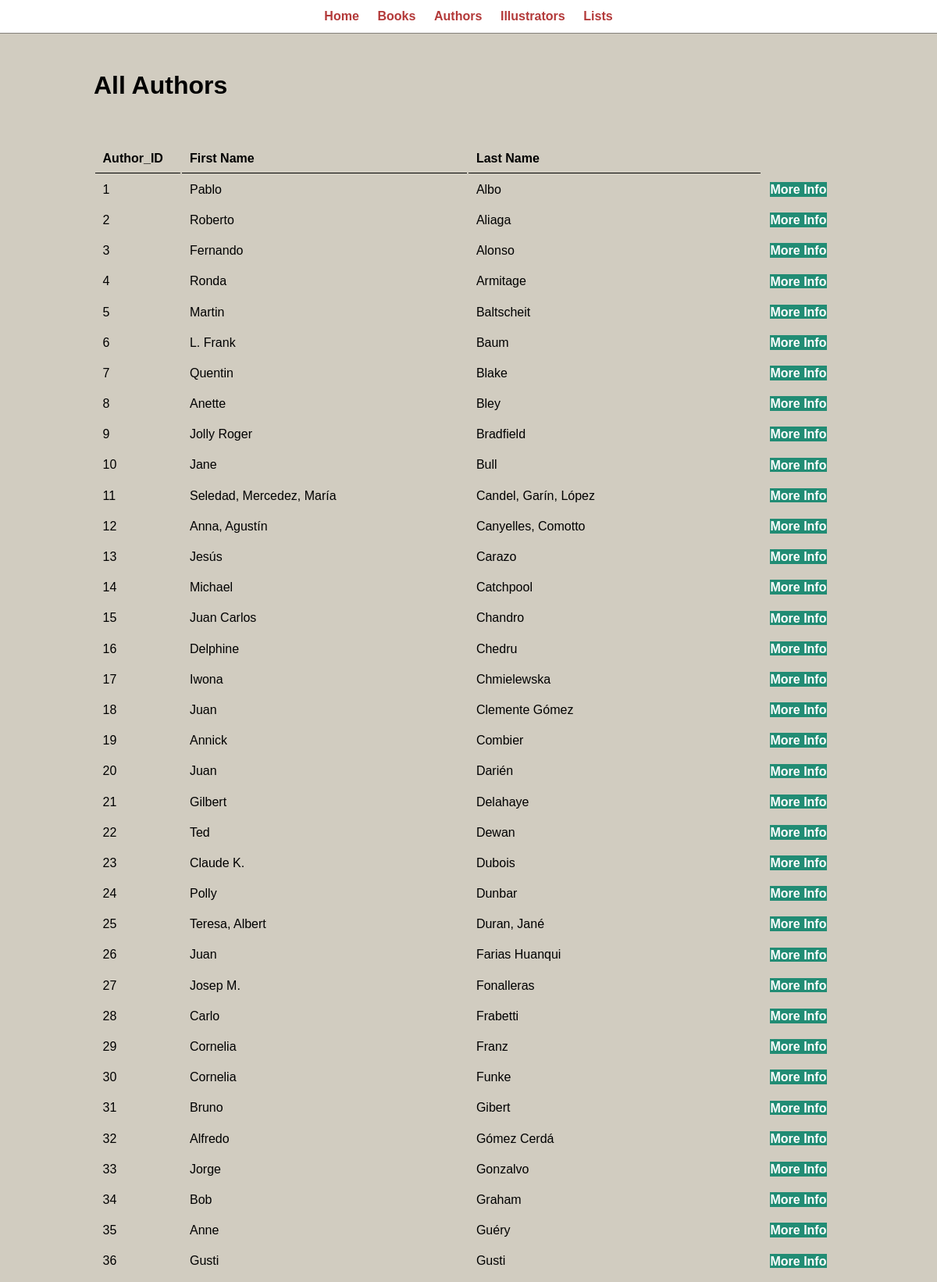
Page /MadridLibrariesProject/main/authors.php (upper part) on the committed database.
### tables this page shows
CREATE TABLE `authors` (
  `author_id` int NOT NULL AUTO_INCREMENT,
  `first_name` varchar(64) DEFAULT NULL,
  `last_name` varchar(64) DEFAULT NULL,
  PRIMARY KEY (`author_id`)
);

### MadridLibrariesProject/main/authors.php (the view)
<?php include('./partials/menu.php');?>
<div class="main-content">
    <div class="wrapper">
        <h1>All Authors</h1>
        <br /><br /><br />
        <table class="tbl-full">
            <tr>
                <th>Author_ID</th>
                <th>First Name</th>
                <th>Last Name</th>
            </tr>
            <?php
            $sql= "SELECT * FROM authors";
            $res = mysqli_query($conn, $sql);
            $count = mysqli_num_rows($res);
            if($count>0){
                while ($row = mysqli_fetch_assoc($res)) {
                    $author_id = ucwords($row['author_id']);
                    $first_name = ucwords($row['first_name']);
                    $last_name = ucwords($row['last_name']);
                ?>
            <tr>
                <td><?php echo $author_id?></td>
                <td><?php echo $first_name?></td>
                <td><?php echo $last_name?></td>
                <td><a href="#" class="btn-secondary">More Info</a>
            </tr>
            <?php
        }
        } ?>
        </table>
    </div>
</div>
<?php include('./partials/footer.php'); ?>

### MadridLibrariesProject/css/main.css (style rules this page uses)
* { margin: 0; padding: 0; font-family: Arial, Helvetica, sans-serif; }
.wrapper { padding: 1%; width: 80%; margin: 0 auto; }
.tbl-full { width: 100%; }
table tr th { border-bottom: 1px solid black; padding: 1%; text-align: left; }
table tr td { padding: 1%; }
.btn-secondary { background-color: #218c74; padding: 1%; color: white; text-decoration: none; font-weight: bold; }
.main-content { background-color: #d1ccc0; padding: 3% 0; }

### rows in the picture
authors: author_id "1", first_name "Pablo", last_name "Albo"
authors: author_id "2", first_name "Roberto", last_name "Aliaga"
authors: author_id "3", first_name "Fernando", last_name "Alonso"
authors: author_id "4", first_name "Ronda", last_name "Armitage"
authors: author_id "5", first_name "Martin", last_name "Baltscheit"
authors: author_id "6", first_name "L. Frank", last_name "Baum"
authors: author_id "7", first_name "Quentin", last_name "Blake"
authors: author_id "8", first_name "Anette", last_name "Bley"
authors: author_id "9", first_name "Jolly Roger", last_name "Bradfield"
authors: author_id "10", first_name "Jane", last_name "Bull"
authors: author_id "11", first_name "Seledad, Mercedez, María", last_name "Candel, Garín, López"
authors: author_id "12", first_name "Anna, Agustín", last_name "Canyelles, Comotto"
authors: author_id "13", first_name "Jesús", last_name "Carazo"
authors: author_id "14", first_name "Michael", last_name "Catchpool"
authors: author_id "15", first_name "Juan Carlos", last_name "Chandro"
authors: author_id "16", first_name "Delphine", last_name "Chedru"
authors: author_id "17", first_name "Iwona", last_name "Chmielewska"
authors: author_id "18", first_name "Juan", last_name "Clemente Gómez"
authors: author_id "19", first_name "Annick", last_name "Combier"
authors: author_id "20", first_name "Juan", last_name "Darién"
authors: author_id "21", first_name "Gilbert", last_name "Delahaye"
authors: author_id "22", first_name "Ted", last_name "Dewan"
authors: author_id "23", first_name "Claude K.", last_name "Dubois"
authors: author_id "24", first_name "Polly", last_name "Dunbar"
authors: author_id "25", first_name "Teresa, Albert", last_name "Duran, Jané"
authors: author_id "26", first_name "Juan", last_name "Farias Huanqui"
authors: author_id "27", first_name "Josep M.", last_name "Fonalleras"
authors: author_id "28", first_name "Carlo", last_name "Frabetti"
authors: author_id "29", first_name "Cornelia", last_name "Franz"
authors: author_id "30", first_name "Cornelia", last_name "Funke"
authors: author_id "31", first_name "Bruno", last_name "Gibert"
authors: author_id "32", first_name "Alfredo", last_name "Gómez Cerdá"
authors: author_id "33", first_name "Jorge", last_name "Gonzalvo"
authors: author_id "34", first_name "Bob", last_name "Graham"
authors: author_id "35", first_name "Anne", last_name "Guéry"
authors: author_id "36", first_name "Gusti", last_name "Gusti"
